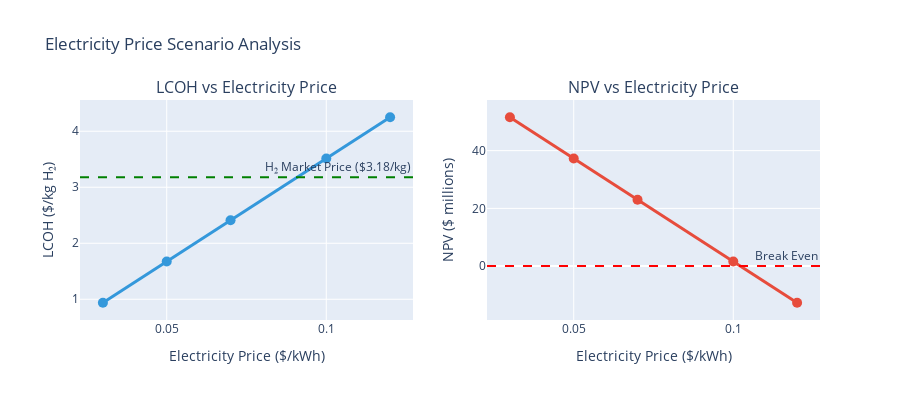

This figure's notebook cell:
### Code cell
# Detailed scenario analysis for electricity price
# This is the most sensitive variable and represents renewable energy availability

electricity_scenarios = {
    'Scenario': [
        'Very Low\n(Abundant Renewables)',
        'Low\n(TX/Midwest Wind)',
        'Base Case\n(Industrial Average)',
        'High\n(CA/Northeast)',
        'Very High\n(Peak/Premium)'
    ],
    'Electricity Price ($/kWh)': [0.03, 0.05, 0.07, 0.10, 0.12],
    'Context': [
        'West Texas wind, overnight rates',
        'PPA with wind farm',
        'Standard industrial rate',
        'High-cost regions',
        'Peak demand pricing'
    ]
}

scenario_df = pd.DataFrame(electricity_scenarios)

# Calculate metrics for each scenario
lcoh_scenarios = []
npv_scenarios = []
margin_scenarios = []

for elec_price in scenario_df['Electricity Price ($/kWh)']:
    # Recalculate electricity cost
    annual_elec = h2_annual * energy_per_kg_h2 * elec_price
    
    # Recalculate variable costs
    new_variable_costs = (rng_cost + annual_elec + cooling_cost + process_water_cost)
    
    # Recalculate margin
    new_margin = total_revenue - new_variable_costs
    margin_pct = new_margin / total_revenue * 100
    
    # Estimate NPV impact
    cost_delta = annual_elec - elec_cost
    annuity_factor = (1 - (1 + discount_rate)**(-plant_lifetime)) / discount_rate
    new_npv = npv - cost_delta * annuity_factor
    
    # LCOH estimate
    # Simplified: base LCOH + electricity cost change per kg H2
    lcoh_delta = (elec_price - electricity_price) * energy_per_kg_h2
    new_lcoh = lcoh + lcoh_delta
    
    lcoh_scenarios.append(new_lcoh)
    npv_scenarios.append(new_npv)
    margin_scenarios.append(margin_pct)

scenario_df['LCOH ($/kg)'] = lcoh_scenarios
scenario_df['NPV ($M)'] = [x/1e6 for x in npv_scenarios]
scenario_df['Gross Margin (%)'] = margin_scenarios

# Display table
display(scenario_df[['Scenario', 'Electricity Price ($/kWh)', 'LCOH ($/kg)', 
                     'NPV ($M)', 'Gross Margin (%)']].style.format({
    'Electricity Price ($/kWh)': '{:.2f}',
    'LCOH ($/kg)': '{:.2f}',
    'NPV ($M)': '{:.1f}',
    'Gross Margin (%)': '{:.1f}%'
}).set_properties(**{'text-align': 'center'}))

# Visualize
fig = make_subplots(
    rows=1, cols=2,
    subplot_titles=('LCOH vs Electricity Price', 'NPV vs Electricity Price')
)

fig.add_trace(
    go.Scatter(
        x=scenario_df['Electricity Price ($/kWh)'],
        y=scenario_df['LCOH ($/kg)'],
        mode='lines+markers',
        name='LCOH',
        line=dict(width=3, color='#3498db'),
        marker=dict(size=10)
    ),
    row=1, col=1
)

# Add H2 market price reference
fig.add_hline(y=h2_price, line_dash="dash", line_color="green", 
              annotation_text=f"H₂ Market Price (${h2_price}/kg)",
              row=1, col=1)

fig.add_trace(
    go.Scatter(
        x=scenario_df['Electricity Price ($/kWh)'],
        y=scenario_df['NPV ($M)'],
        mode='lines+markers',
        name='NPV',
        line=dict(width=3, color='#e74c3c'),
        marker=dict(size=10)
    ),
    row=1, col=2
)

fig.add_hline(y=0, line_dash="dash", line_color="red",
              annotation_text="Break Even",
              row=1, col=2)

fig.update_xaxes(title_text="Electricity Price ($/kWh)", row=1, col=1)
fig.update_xaxes(title_text="Electricity Price ($/kWh)", row=1, col=2)
fig.update_yaxes(title_text="LCOH ($/kg H₂)", row=1, col=1)
fig.update_yaxes(title_text="NPV ($ millions)", row=1, col=2)

fig.update_layout(height=400, showlegend=False, title_text="Electricity Price Scenario Analysis")

fig.show()

print(f"\n💡 Strategic Insights:")
print(f"\n🌟 Best Case (Abundant Renewables at $0.03/kWh):")
print(f"   • LCOH: ${lcoh_scenarios[0]:.2f}/kg")
print(f"   • NPV: ${npv_scenarios[0]/1e6:.1f}M")
print(f"   • Project is HIGHLY attractive")

print(f"\n⚠️ Worst Case (Premium Electricity at $0.12/kWh):")
print(f"   • LCOH: ${lcoh_scenarios[-1]:.2f}/kg")
print(f"   • NPV: ${npv_scenarios[-1]/1e6:.1f}M")
worst_viable = "still viable" if npv_scenarios[-1] > 0 else "NOT viable"
print(f"   • Project is {worst_viable}")

print(f"\n🎯 Optimal Deployment Strategy:")
print(f"   • Target regions with low-cost renewable electricity")
print(f"   • Co-locate with wind/solar farms for direct PPAs")
print(f"   • Consider regions: West Texas, Midwest, Pacific Northwest")
print(f"   • Avoid: High electricity cost regions unless H₂ prices are premium")

### Figure 1 — Plotly figure (JSON) as saved in the notebook; plotly's stock layout.template omitted (floating-point values rounded to 4 significant figures)
{"data": [{"line": {"color": "#3498db", "width": 3}, "marker": {"size": 10}, "mode": "lines+markers", "name": "LCOH", "type": "scatter", "x": [0.03, 0.05, 0.07, 0.1, 0.12], "xaxis": "x", "y": [0.938, 1.674, 2.41, 3.514, 4.25], "yaxis": "y"}, {"line": {"color": "#e74c3c", "width": 3}, "marker": {"size": 10}, "mode": "lines+markers", "name": "NPV", "type": "scatter", "x": [0.03, 0.05, 0.07, 0.1, 0.12], "xaxis": "x2", "y": [51.57, 37.29, 23.01, 1.586, -12.69], "yaxis": "y2"}], "layout": {"annotations": [{"font": {"size": 16}, "showarrow": false, "text": "LCOH vs Electricity Price", "x": 0.225, "xanchor": "center", "xref": "paper", "y": 1, "yanchor": "bottom", "yref": "paper"}, {"font": {"size": 16}, "showarrow": false, "text": "NPV vs Electricity Price", "x": 0.775, "xanchor": "center", "xref": "paper", "y": 1, "yanchor": "bottom", "yref": "paper"}, {"showarrow": false, "text": "H₂ Market Price ($3.18/kg)", "x": 1, "xanchor": "right", "xref": "x domain", "y": 3.18, "yanchor": "bottom", "yref": "y"}, {"showarrow": false, "text": "Break Even", "x": 1, "xanchor": "right", "xref": "x2 domain", "y": 0, "yanchor": "bottom", "yref": "y2"}], "height": 400, "shapes": [{"line": {"color": "green", "dash": "dash"}, "type": "line", "x0": 0, "x1": 1, "xref": "x domain", "y0": 3.18, "y1": 3.18, "yref": "y"}, {"line": {"color": "red", "dash": "dash"}, "type": "line", "x0": 0, "x1": 1, "xref": "x2 domain", "y0": 0, "y1": 0, "yref": "y2"}], "showlegend": false, "title": {"text": "Electricity Price Scenario Analysis"}, "xaxis": {"anchor": "y", "domain": [0, 0.45], "title": {"text": "Electricity Price ($/kWh)"}}, "xaxis2": {"anchor": "y2", "domain": [0.55, 1], "title": {"text": "Electricity Price ($/kWh)"}}, "yaxis": {"anchor": "x", "domain": [0, 1], "title": {"text": "LCOH ($/kg H₂)"}}, "yaxis2": {"anchor": "x2", "domain": [0, 1], "title": {"text": "NPV ($ millions)"}}}}
